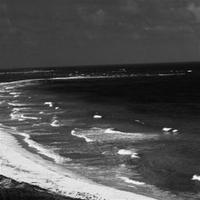
#> input picture Practica1/solucio/data/test/coast/image_0025.jpg, 200 x 200 px
$ jupyter execute --allow-errors 'ExperimentY - HOG + GABOR + Data Augmentation.ipynb'
#> lines starting #> are read from the running program, lines starting #| are printed output that depends on the picture
# Preparam el notebook

[cell 1]
import os
import time
import itertools

import pandas as pd
import numpy as np
import seaborn as sns
import matplotlib.pyplot as plt

from sklearn.feature_extraction import image
from sklearn.metrics import accuracy_score, classification_report
from sklearn.svm import SVC
from sklearn.model_selection import RepeatedStratifiedKFold
from sklearn.experimental import enable_halving_search_cv
from sklearn.model_selection import HalvingGridSearchCV

from skimage.feature import hog
from skimage import io, feature, filters
from skimage.transform import rotate, resize
from skimage.util import random_noise
from scipy import ndimage

# Llegim totes les imatges del dataset

[cell 2]
def get_image_files_by_folder(root_folder, image_extensions=('jpg', 'jpeg', 'png', 'gif', 'bmp')):
    image_files_by_folder = {}

    # Walk through the root folder and its subdirectories
    for folder_path, _, files in os.walk(root_folder):
        folder_name = os.path.basename(folder_path)
        image_files = []

        for file in files:
            file_extension = file.lower().split('.')[-1]
            if file_extension in image_extensions:
                image_files.append(os.path.join(folder_path, file))

        if image_files:
            image_files_by_folder[folder_name] = image_files

    return image_files_by_folder

[cell 3]
train_dataset_path = "data/train"
images_to_load_train = get_image_files_by_folder(train_dataset_path)
images_to_load_train.keys()

[cell 4]
test_dataset_path = "data/test"
images_to_load_test = get_image_files_by_folder(test_dataset_path)
#> pass 2 of the loop in get_image_files_by_folder, `for folder_path, _, files in os.walk(root_folder):`:
images_to_load_test.keys()

# Cream el dataframe

[cell 5]
def read_and_flatten_images(image_list, augment_data):
    start_time = time.time()
    image_data = []

    for image_path in image_list:
        img = io.imread(image_path, as_gray=True)
        img = resize(img, (200, 200))
        if augment_data:
            flipped_img = img[:, ::-1]
            rotated_5 = rotate(img, 5)
            rotated_neg_5 = rotate(img, -5)
            images = [img, flipped_img, rotated_5, rotated_neg_5]
        else:
            images = [img]

        for image_to_process in images:
            hog_vectors = hog(image_to_process, orientations=9, pixels_per_cell=(20, 20),
                              cells_per_block=(10, 10), channel_axis=None, transform_sqrt=True)
            # TODO: Create filter bank? https://github.com/williamcfrancis/Gabor-Filters-and-SVM-on-MNIST/blob/main/Gabor_Filters_SVM_MNIST.ipynb
            freq, theta, bandwidth = 0.1, np.pi/4, 1
            real, _ = filters.gabor(image_to_process, frequency=freq, theta=theta, bandwidth=bandwidth)

            image_data.append(np.concatenate((hog_vectors, real.flatten())))

    print("Read + HOG + Data augmentation time + GABOR:", time.time() - start_time, "seconds")
    return image_data

def create_dataframe_from_categories(images_to_load, augment_data=True):
    df = pd.DataFrame()
    for label, image_list in images_to_load.items():
        image_data = read_and_flatten_images(images_to_load[label], augment_data)
        next_part = pd.DataFrame(image_data)
        next_part['label'] = label
        df = pd.concat([df, next_part], ignore_index=True)
    return df

[cell 6]
train_df = create_dataframe_from_categories(images_to_load_train)
test_df = create_dataframe_from_categories(images_to_load_test, augment_data=False)
#> in read_and_flatten_images, img is the input picture: shape (200, 200); min 0, max 255, mean 77.9
#> the loop in read_and_flatten_images, `for image_to_process in images:` made 1 pass
#> (freq, theta, bandwidth) on pass 1: (0.1, 0.785, 1)
#> pass 1, in read_and_flatten_images, `real, _ = filters.gabor(image_to_process, frequency=freq, theta=theta,..`:
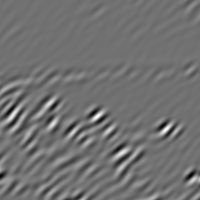
#> real: shape (200, 200) float64; min -0.0268, max 0.0336, mean 0.000178; drawn with min black and max white
#> after the loop in read_and_flatten_images, `for image_to_process in images:`: image_data = 1 item
#> pass 2 of the loop in create_dataframe_from_categories, `for label, image_list in images_to_load.items():`:
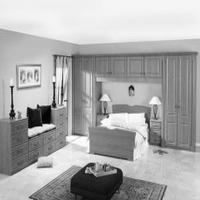
#> input picture Practica1/solucio/data/test/bedroom/image_0052.jpg, 200 x 200 px
#> in read_and_flatten_images, img is the input picture: shape (200, 200); min 0, max 255, mean 170.1
#> the loop in read_and_flatten_images (call 2), `for image_to_process in images:` made 1 pass
#> pass 1, in read_and_flatten_images (call 2), `real, _ = filters.gabor(image_to_process, frequency=freq, theta=theta,..`:
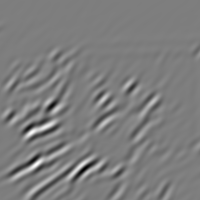
#> real: shape (200, 200) float64; min -0.0605, max 0.063, mean 0.000391; drawn with min black and max white
#> test_df = table of 2 rows and 40901 columns

[cell 7]
train_df.head()

[cell 8]
train_df.shape

[cell 9]
test_df.shape
#> Out = (2, 40901)
